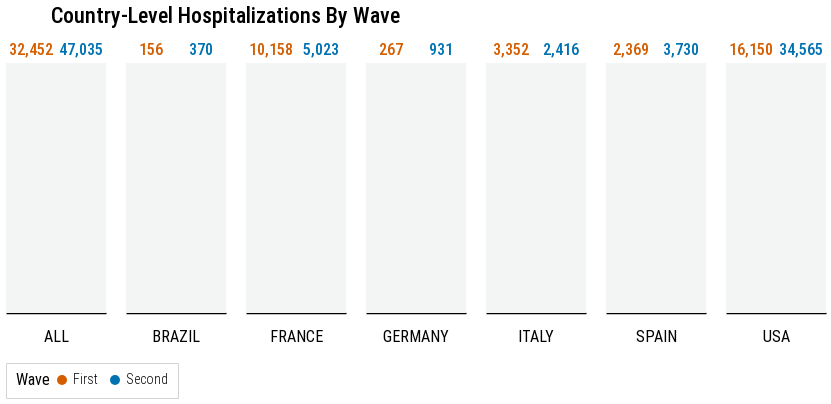

Notebook code cell kept with this figure:
### Code cell
d = df.copy()

plot = alt.Chart(
    d
).transform_filter(
    alt.datum.n_all > 0  
).mark_bar(
    size=35,
#     stroke='black',
#     strokeWidth=1
).encode(
    x=alt.X("wave:N", title=None, axis=alt.Axis(labels=False)),
    y=alt.Y("n_all:Q", title=None, scale=alt.Scale(type='log')),
    color=alt.Color("wave:N", scale=alt.Scale(range=['#D45E00', '#0072B2']), title='Wave'),
).properties(
    width=100,
    height=250
)

text = plot.mark_text(
    size=16, dx=0, dy=-5, color='white', baseline='bottom', fontWeight=500
).encode(
#     x=alt.X('month:N'),
#     y=alt.Y('value:Q', stack='zero'),
    x=alt.X("wave:N", title=None, axis=alt.Axis(labels=False)),
    y=alt.Y("n_all:Q", title=None),
#     detail='cat:N',
    text=alt.Text('n_all:Q', format=','),#, format='.0%'),
#     order="order:O",
#     opacity=alt.Opacity('visibility:N', scale=alt.Scale(domain=[True, False], range=[1, 0]))
)

plot = (plot + text).facet(
    column=alt.Column("country:N", header=alt.Header(title=None), sort=COUNTRY)
).resolve_scale(color='shared')

plot = plot.properties(
    title={
        "text": [
            f"Country-Level Hospitalizations By Wave"
        ],
        "dx": 45,
#         "subtitle": [
#             get_visualization_subtitle(data_release=data_release, with_num_sites=False)
#         ],
        "subtitleColor": "gray",
    }
)


# plot = alt.vconcat(*(
#     plot_lab(df=df, lab=lab) for lab in unique_sites
# ), spacing=30)

plot = apply_theme(
    plot,
    axis_y_title_font_size=16,
    title_anchor='start',
    legend_orient='bottom',
    legend_title_orient='left',
    axis_label_font_size=14,
    header_label_font_size=16,
    point_size=100
)

plot

### Figure 1 — Vega-Lite specification as saved in the notebook (floating-point values rounded to 4 significant figures)
{"config": {"view": {"continuousWidth": 400, "continuousHeight": 300, "fill": "#F3F5F5", "strokeWidth": 0}, "axis": {"domainColor": "black", "domainWidth": 1.5, "labelFontSize": 14, "labelFontWeight": 300, "labelLimit": 1000, "tickColor": "white", "titleFontSize": 16, "titleFontWeight": 400, "titlePadding": 10}, "axisX": {"labelAngle": 0}, "axisY": {"domain": false, "titleFontSize": 16}, "concat": {"spacing": 0}, "font": "Roboto Condensed", "header": {"labelFontSize": 16, "labelOrient": "bottom", "titleFontSize": 16, "titleFontWeight": "bold"}, "legend": {"cornerRadius": 0, "fillColor": "white", "gradientLength": 50, "labelFontSize": 14, "labelFontWeight": 300, "orient": "bottom", "padding": 10, "strokeColor": "lightgray", "symbolStrokeWidth": 2, "titleFontSize": 16, "titleFontWeight": 400, "titleOrient": "left"}, "point": {"size": 100}, "title": {"align": "left", "anchor": "start", "dy": -10, "fontSize": 22, "fontWeight": 500, "subtitleFontSize": 16, "subtitlePadding": 5}}, "data": {"name": "data-94bb7a3d40a07839fc0f2eaab8816249"}, "facet": {"column": {"type": "nominal", "field": "country", "header": {"title": null}, "sort": ["ALL", "BRAZIL", "FRANCE", "GERMANY", "ITALY", "SPAIN", "USA"]}}, "spec": {"layer": [{"mark": {"type": "bar", "size": 35}, "encoding": {"color": {"type": "nominal", "field": "wave", "scale": {"range": ["#D45E00", "#0072B2"]}, "title": "Wave"}, "x": {"type": "nominal", "axis": {"labels": false}, "field": "wave", "title": null}, "y": {"type": "quantitative", "field": "n_all", "scale": {"type": "log"}, "title": null}}, "height": 250, "transform": [{"filter": "(datum.n_all > 0)"}], "width": 100}, {"mark": {"type": "text", "baseline": "bottom", "color": "white", "dx": 0, "dy": -5, "fontWeight": 500, "size": 16}, "encoding": {"color": {"type": "nominal", "field": "wave", "scale": {"range": ["#D45E00", "#0072B2"]}, "title": "Wave"}, "text": {"type": "quantitative", "field": "n_all", "format": ","}, "x": {"type": "nominal", "axis": {"labels": false}, "field": "wave", "title": null}, "y": {"type": "quantitative", "field": "n_all", "title": null}}, "height": 250, "transform": [{"filter": "(datum.n_all > 0)"}], "width": 100}]}, "resolve": {"scale": {"color": "shared"}}, "title": {"text": ["Country-Level Hospitalizations By Wave"], "dx": 45, "subtitleColor": "gray"}, "$schema": "https://vega.github.io/schema/vega-lite/v4.8.1.json", "datasets": {"data-94bb7a3d40a07839fc0f2eaab8816249": [{"wave": "First", "country": "FRANCE", "n_all": 10158}, {"wave": "Second", "country": "FRANCE", "n_all": 5023}, {"wave": "First", "country": "GERMANY", "n_all": 267}, {"wave": "Second", "country": "GERMANY", "n_all": 931}, {"wave": "First", "country": "ITALY", "n_all": 3352}, {"wave": "Second", "country": "ITALY", "n_all": 2416}, {"wave": "First", "country": "SPAIN", "n_all": 2369}, {"wave": "Second", "country": "SPAIN", "n_all": 3730}, {"wave": "First", "country": "USA", "n_all": 16150}, {"wave": "Second", "country": "USA", "n_all": 34565}, {"wave": "First", "country": "BRAZIL", "n_all": 156}, {"wave": "Second", "country": "BRAZIL", "n_all": 370}, {"wave": "First", "country": "ALL", "n_all": 32452}, {"wave": "Second", "country": "ALL", "n_all": 47035}]}}
